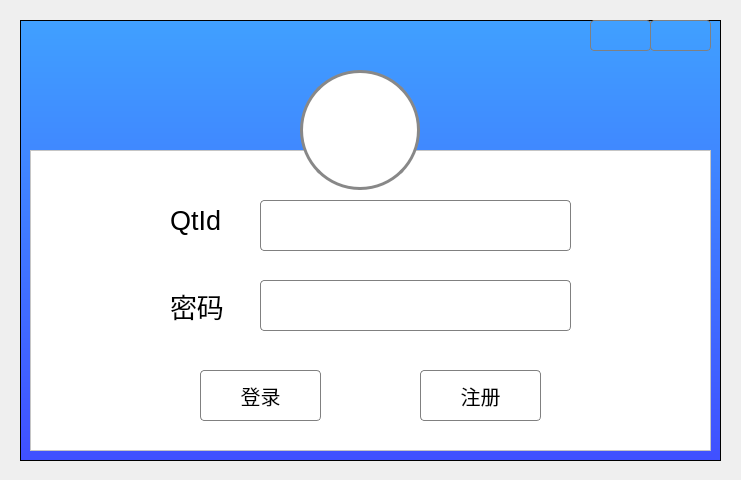
<?xml version="1.0" encoding="UTF-8"?>
<ui version="4.0">
 <class>SignInForm</class>
 <widget class="QWidget" name="SignInForm">
  <property name="geometry">
   <rect>
    <x>0</x>
    <y>0</y>
    <width>741</width>
    <height>480</height>
   </rect>
  </property>
  <property name="windowTitle">
   <string>Form</string>
  </property>
  <property name="styleSheet">
   <string notr="true">QPushButton {
	border-radius: 4px;
    border: 1px solid gray;
    background-color: white;
}

QPushButton:hover {
    background-color: rgb(236, 245, 255);
    border: 1px solid rgb(64, 158, 255);
    color: rgb(64, 158, 255);
}

QPushButton:pressed {
    background-color: rgb(236, 245, 255);
    border: 1px solid rgb(64, 100, 255);
    color: rgb(64, 100, 255);
}

QLineEdit {
	border-radius: 4px;
    border: 1px solid gray;
}

QLineEdit:focus {
    border: 1px solid rgb(64, 100, 255);
}</string>
  </property>
  <widget class="QFrame" name="BackgroundFrame">
   <property name="geometry">
    <rect>
     <x>10</x>
     <y>10</y>
     <width>721</width>
     <height>461</height>
    </rect>
   </property>
   <property name="styleSheet">
    <string notr="true">QFrame#BackgroundFrame {
margin: 10;
background-color: qlineargradient(spread:pad, x1:0, y1:1, x2:0, y2:0, stop:0 rgba(64, 80, 255, 255), stop:1 rgba(64, 160, 255, 255));
}</string>
   </property>
   <property name="frameShape">
    <enum>QFrame::StyledPanel</enum>
   </property>
   <property name="frameShadow">
    <enum>QFrame::Raised</enum>
   </property>
   <widget class="QFrame" name="MainFrame">
    <property name="geometry">
     <rect>
      <x>20</x>
      <y>140</y>
      <width>681</width>
      <height>301</height>
     </rect>
    </property>
    <property name="styleSheet">
     <string notr="true">#MainFrame {
    background: white;
}</string>
    </property>
    <property name="frameShape">
     <enum>QFrame::StyledPanel</enum>
    </property>
    <property name="frameShadow">
     <enum>QFrame::Raised</enum>
    </property>
    <widget class="QLineEdit" name="qidTextEdit">
     <property name="geometry">
      <rect>
       <x>230</x>
       <y>50</y>
       <width>311</width>
       <height>51</height>
      </rect>
     </property>
    </widget>
    <widget class="QLabel" name="label">
     <property name="geometry">
      <rect>
       <x>140</x>
       <y>50</y>
       <width>72</width>
       <height>41</height>
      </rect>
     </property>
     <property name="font">
      <font>
       <pointsize>20</pointsize>
      </font>
     </property>
     <property name="text">
      <string>QtId</string>
     </property>
    </widget>
    <widget class="QLabel" name="label_2">
     <property name="geometry">
      <rect>
       <x>140</x>
       <y>140</y>
       <width>72</width>
       <height>31</height>
      </rect>
     </property>
     <property name="font">
      <font>
       <pointsize>20</pointsize>
      </font>
     </property>
     <property name="text">
      <string>密码</string>
     </property>
    </widget>
    <widget class="QLineEdit" name="passwordTextEdit">
     <property name="geometry">
      <rect>
       <x>230</x>
       <y>130</y>
       <width>311</width>
       <height>51</height>
      </rect>
     </property>
    </widget>
    <widget class="QPushButton" name="signInPushButton">
     <property name="geometry">
      <rect>
       <x>170</x>
       <y>220</y>
       <width>121</width>
       <height>51</height>
      </rect>
     </property>
     <property name="font">
      <font>
       <pointsize>15</pointsize>
      </font>
     </property>
     <property name="text">
      <string>登录</string>
     </property>
    </widget>
    <widget class="QPushButton" name="registerPushButton">
     <property name="geometry">
      <rect>
       <x>390</x>
       <y>220</y>
       <width>121</width>
       <height>51</height>
      </rect>
     </property>
     <property name="font">
      <font>
       <pointsize>15</pointsize>
      </font>
     </property>
     <property name="text">
      <string>注册</string>
     </property>
    </widget>
   </widget>
   <widget class="QLabel" name="Niwatari">
    <property name="geometry">
     <rect>
      <x>290</x>
      <y>60</y>
      <width>120</width>
      <height>120</height>
     </rect>
    </property>
    <property name="styleSheet">
     <string notr="true">image: url(:/images/images/avatar.png);
background-color: white;
border-radius: 60px;
border: 3px solid #888;</string>
    </property>
    <property name="text">
     <string/>
    </property>
   </widget>
   <widget class="QPushButton" name="CloseButton">
    <property name="geometry">
     <rect>
      <x>640</x>
      <y>10</y>
      <width>61</width>
      <height>31</height>
     </rect>
    </property>
    <property name="styleSheet">
     <string notr="true">QPushButton {
	border-image: url(:/resources/avator/close.png);
	background-color: rgba(0,0,0,0);
}

QPushButton:hover {
    background-color: qlineargradient(spread:pad, x1:0, y1:0, x2:0, y2:1, stop:0 rgba(255, 0, 0, 255), stop:1 rgba(255, 106, 0, 255));
}</string>
    </property>
    <property name="text">
     <string/>
    </property>
    <property name="flat">
     <bool>true</bool>
    </property>
   </widget>
   <widget class="QPushButton" name="SmallButton">
    <property name="geometry">
     <rect>
      <x>580</x>
      <y>10</y>
      <width>61</width>
      <height>31</height>
     </rect>
    </property>
    <property name="styleSheet">
     <string notr="true">QPushButton {
	border-image: url(:/resources/avator/minimize.png);
background-color: rgba(0,0,0,0);
}

QPushButton:hover {
    background-color: qlineargradient(spread:pad, x1:0, y1:0, x2:0, y2:1, stop:0 rgba(200, 200, 200, 150), stop:1 rgba(220, 220, 220, 150));
}</string>
    </property>
    <property name="text">
     <string/>
    </property>
   </widget>
  </widget>
 </widget>
 <resources/>
 <connections/>
</ui>
